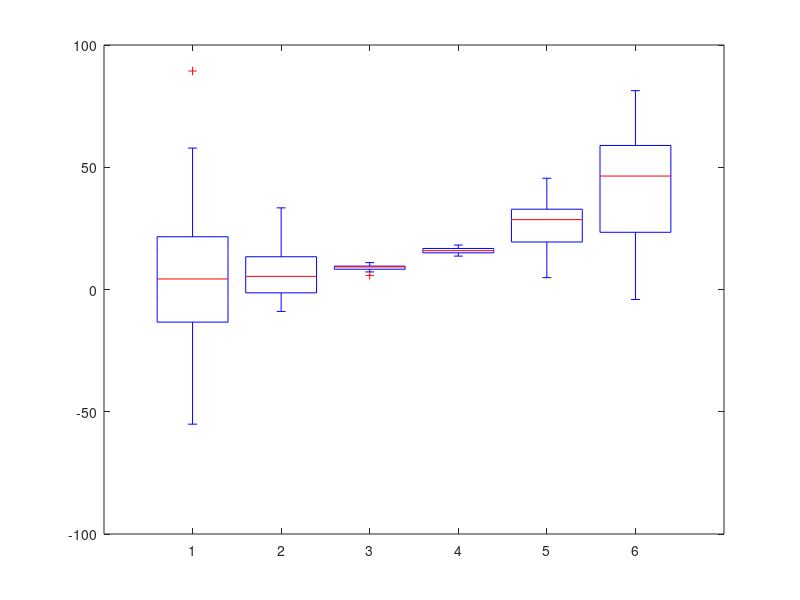

The MATLAB source for this figure: (Note: this script raises an error after producing the figure.)
%%
%   COURSE: Master statistics and machine learning: intuition, math, code
%      URL: udemy.com/course/statsml_x/?couponCode=202006 
% 
%  SECTION: Visualizing data
%    VIDEO: Box-and-whisker plots
% 
%  TEACHER: Mike X Cohen, sincxpress.com
%

%%

% a clear MATLAB workspace is a clear mental workspace
close all; clear

%% create data for the plot

% data sizes
m = 30; % rows
n =  6; % columns

% generate data
data = bsxfun(@times,30*randn(m,n),linspace(-1,1,n).^2);
data = bsxfun(@plus,data,(1:n).^2);

%% show it!

figure(1), clf

boxplot(data)

boxplot(data,{'one';'two';'three';'four';'five';'six'})

%% alternative: data in a single column, grouped by a separate variable

dataVect = data(:);
dataGrouping = ceil(linspace(eps,n,m*n));

figure(2), clf
boxplot(dataVect,dataGrouping,'notch','on','labels',{'one';'two';'three';'four';'five';'six'})

% for horizontal orientation
%boxplot(dataVect,dataGrouping,'notch','on','labels',{'one';'two';'three';'four';'five';'six'},'orientation','horizontal')

%% done.
